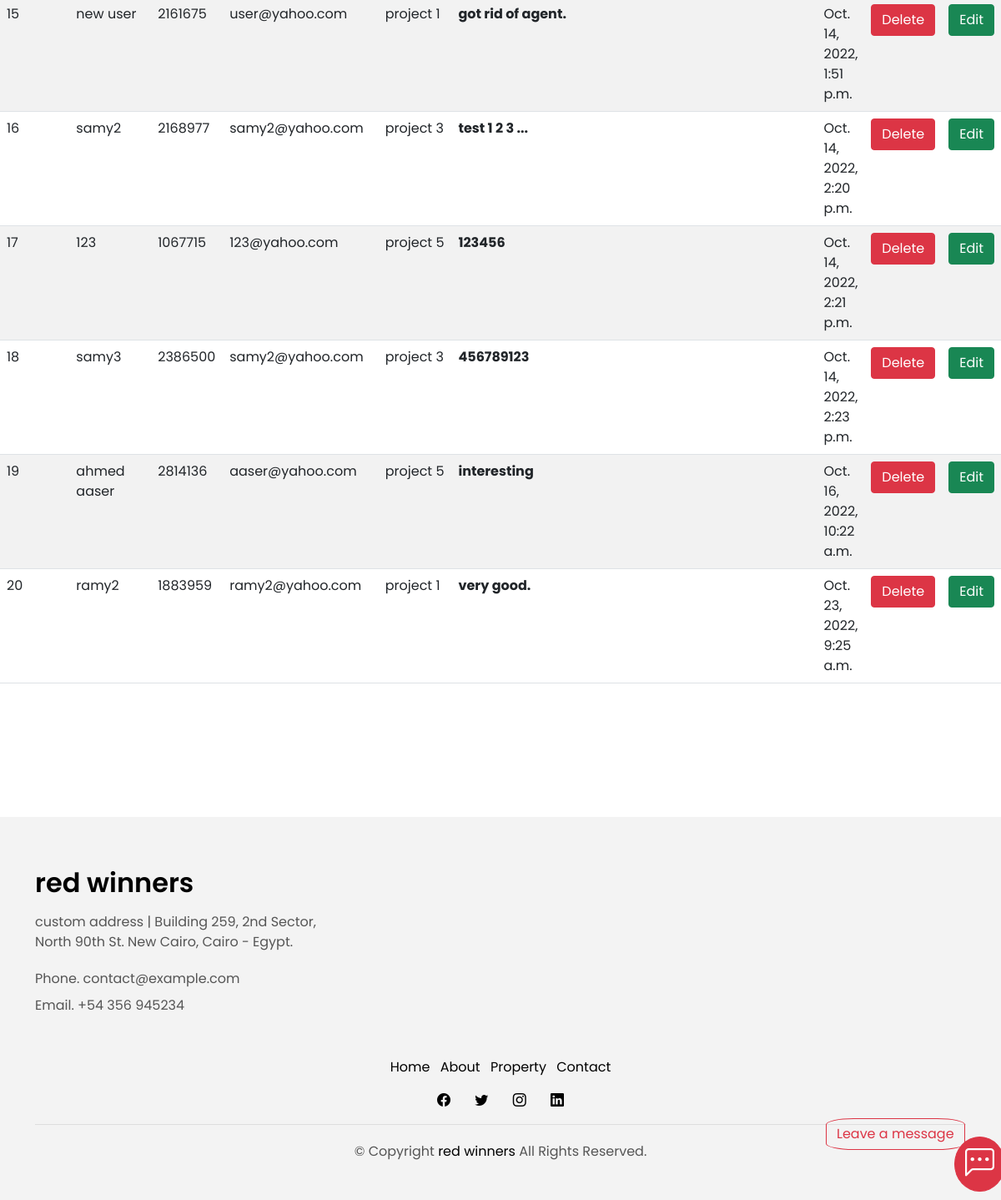
The app's page /messages (lower part), older data.
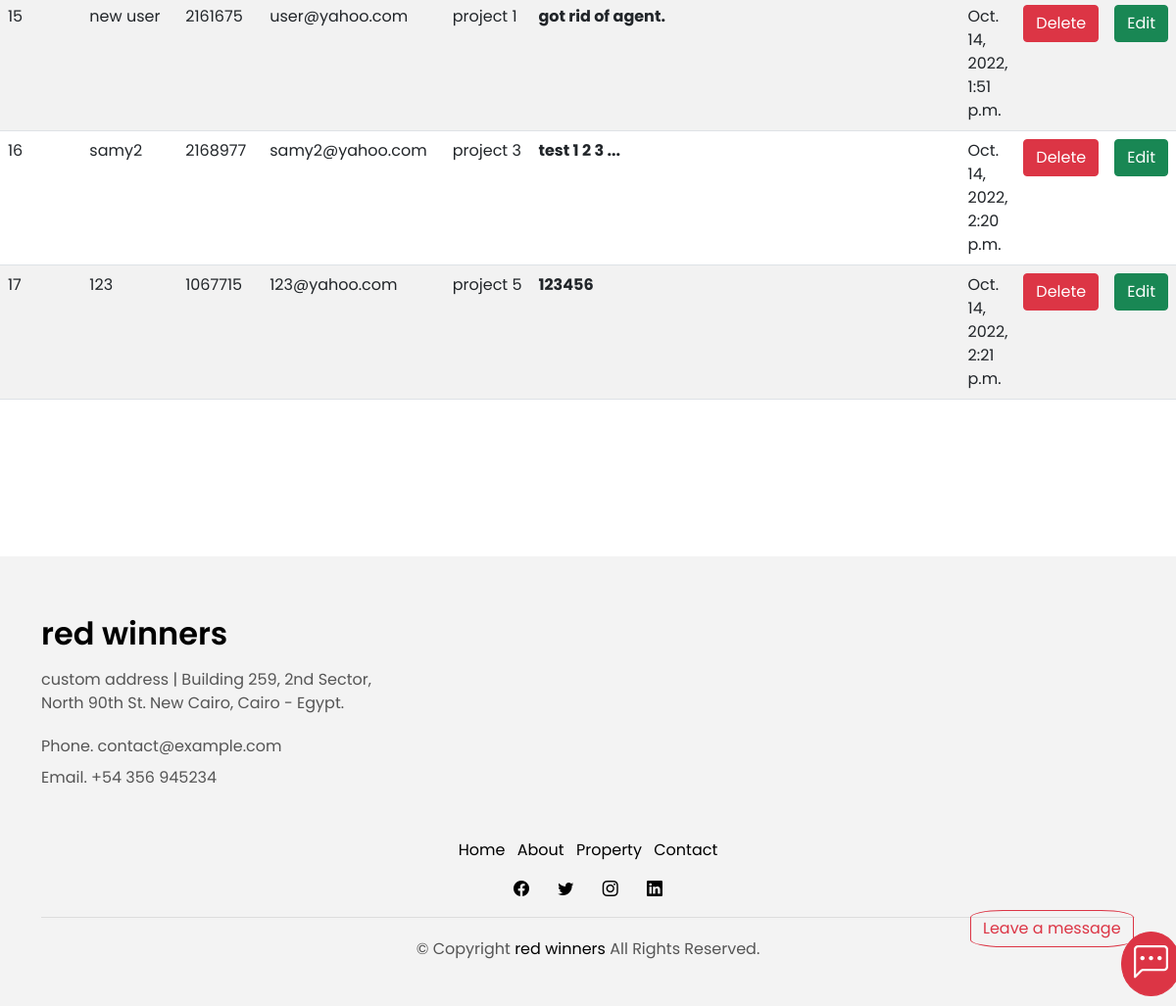
The same page, newer data.
### houses/models.py (models this page shows, shortened)
class Message(models.Model):
    user_name = models.CharField(max_length=50,verbose_name=_("user_name"))
    content = models.TextField(verbose_name=_("content"))
    email = models.EmailField(verbose_name=_("email"))
    user = models.ForeignKey(User,on_delete=models.CASCADE,null=True,blank=True)
    date = models.DateTimeField(auto_now_add=True)
    phone_number = models.CharField(max_length=30,null=True,blank=True)
    project = models.ForeignKey(Project,on_delete=models.CASCADE,blank=True,null=True)

class Project(models.Model):
    name = models.CharField(max_length=500)
    company = models.ForeignKey(Company,on_delete=models.CASCADE,null=True,blank=True)
    type = models.CharField(max_length=50, choices=choices2, default="Apartment")
    location = models.CharField(max_length=500, choices=choices3,default='Ain Shokana')
    number_of_units = models.IntegerField(default=1)
    def __str__(self):
        return f"{self.name}"

### houses/views.py (the view)
# urls.py: path('messages', views.messages,name="messages"),
def messages(request):
    all_msg = Message.objects.all()
    context = {"all_msgs": all_msg}
    return render(request, "houses/messages.html", context)

### houses/templates/houses/messages.html (shortened to what this page needs)
{% extends 'houses/base.html' %}
{% load static %}
{% block content %}
  <main id="main" style="position:relative;top:-100px;">
<table class="table table-striped">
  <tbody>
  {% for msg in all_msgs %}
    <tr>
      <td>{{msg.id}}</td>
      <td>{{msg.user_name}}</td>
      <td>{{msg.phone_number}}</td>
      <td>{{msg.email}}</td>
      <td style="width:100px">{{msg.project}}</td>
      <td style="font-weight:bold;">{{msg.content}}</td>
      <td>{{msg.date}}</td>
      <td><a class="btn btn-danger" href="{% url 'delete_msg' msg.id %}">Delete</a></td>
      <td><a class="btn btn-success" href="{% url 'edit_msg' msg.id %}">Edit</a></td>
    </tr>
    {% endfor %}
  </tbody>
</table>
  </main>
{% endblock %}

Row changes from the older to the newer data that the page shows:
removed Message: id "18", user_name "samy3", phone_number "2386500", email "samy2@yahoo.com", project "project 3", content "456789123", date "Oct. 14, 2022, 2:23 p.m."
removed Message: id "19", user_name "ahmed aaser", phone_number "2814136", email "aaser@yahoo.com", project "project 5", content "interesting", date "Oct. 16, 2022, 10:22 a.m."
removed Message: id "20", user_name "ramy2", phone_number "1883959", email "ramy2@yahoo.com", project "project 1", content "very good.", date "Oct. 23, 2022, 9:25 a.m."
